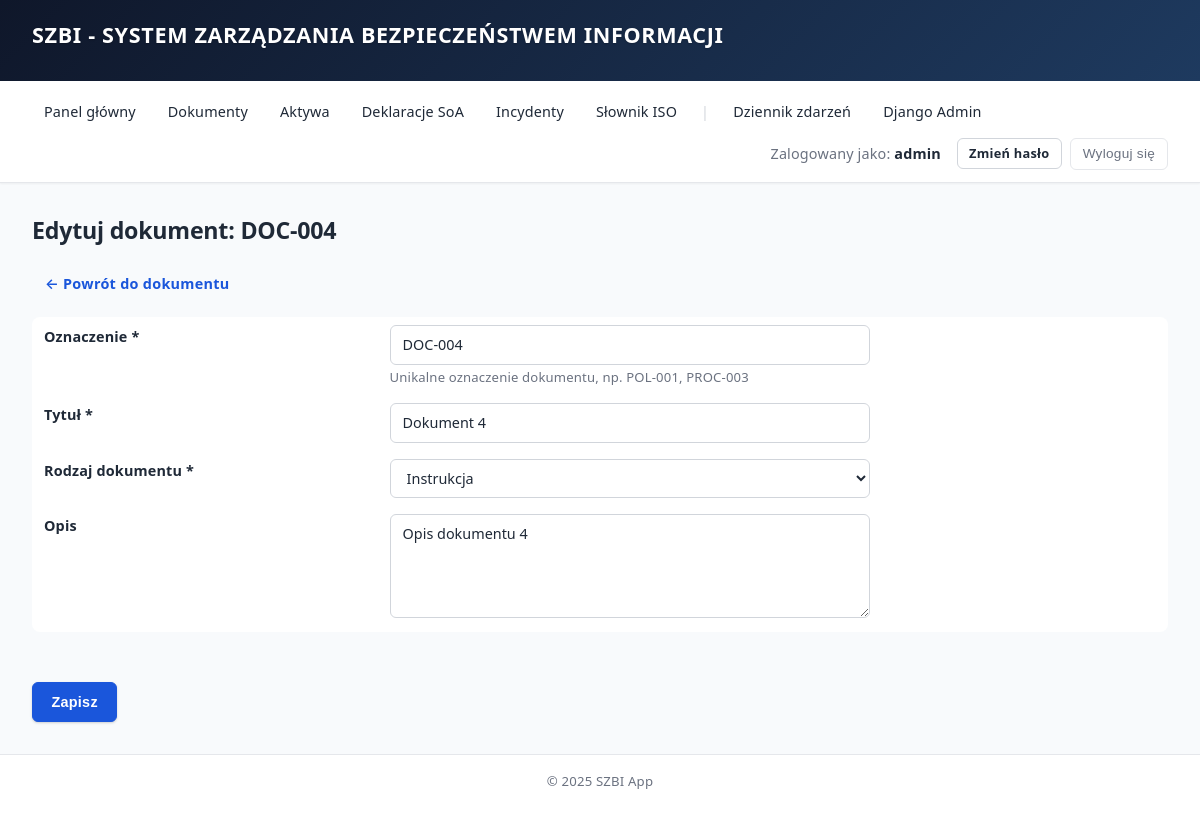
Screenshot of /documents/4/edytuj/ (signed in) with the database file from the repository.
### documents/models.py (models this page shows, shortened)
class Document(models.Model):
    STATUS = [
        ('draft', 'Szkic'),
        ('review', 'W przeglądzie'),
        ('approval', 'Oczekuje na zatwierdzenie'),
        ('published', 'Opublikowany'),
        ('archived', 'Zarchiwizowany'),
    ]
    DOCUMENT_TYPE_CHOICES = [
        ('policy', 'Polityka'),
        ('procedure', 'Procedura'),
        ('instruction', 'Instrukcja'),
        ('regulation', 'Regulamin'),
        ('plan', 'Plan'),
        ('report', 'Raport'),
        ('record', 'Zapis'),
        ('other', 'Inny'),
    ]
    WORKFLOW_TRANSITIONS = {
        'draft': ['review'],
        'review': ['draft', 'approval'],
        'approval': ['review', 'published'],
        'published': ['archived'],
        'archived': ['draft'],
    }
    designation = models.CharField(
        max_length=50,
        unique=True,
        verbose_name="Oznaczenie",
        help_text="Unikalne oznaczenie dokumentu, np. POL-001, PROC-003"
    )
    title = models.CharField(max_length=255, verbose_name="Tytuł")
    document_type = models.CharField(
        max_length=20,
        choices=DOCUMENT_TYPE_CHOICES,
        default='other',
        verbose_name="Rodzaj dokumentu"
    )
    description = models.TextField(blank=True, verbose_name="Opis")
    owner = models.ForeignKey(
        User,
        on_delete=models.PROTECT,
        verbose_name="Właściciel"
    )
    status = models.CharField(
        max_length=20,
        choices=STATUS,
        default='draft',
        verbose_name="Status"
    )
    created_at = models.DateTimeField(auto_now_add=True, verbose_name="Data utworzenia")
    updated_at = models.DateTimeField(auto_now=True, verbose_name="Data modyfikacji")
    class Meta:
        verbose_name = "Dokument"
        verbose_name_plural = "Dokumenty"
        ordering = ['-updated_at']

### documents/views.py (the view, shortened to what this page needs)
# urls.py: path('<int:pk>/edytuj/', DocumentUpdateView.as_view(), name='update'),
class DocumentUpdateView(SZBIPermissionRequiredMixin, UpdateView):
    model = Document
    form_class = DocumentForm
    template_name = "documents/document_form.html"
    szbi_permission_required = DOCS_EDIT_PERMISSIONS

### documents/forms.py
class DocumentForm(forms.ModelForm):
    class Meta:
        model = Document
        fields = ['designation', 'title', 'document_type', 'description']
        widgets = {
            'designation': forms.TextInput(attrs={
                'class': 'form-control',
                'placeholder': 'np. POL-001, PROC-003'
            }),
            'title': forms.TextInput(attrs={
                'class': 'form-control',
                'placeholder': 'Tytuł dokumentu'
            }),
            'document_type': forms.Select(attrs={
                'class': 'form-control'
            }),
            'description': forms.Textarea(attrs={
                'class': 'form-control',
                'rows': 4,
                'placeholder': 'Opis dokumentu'
            }),
        }

### core/mixins.py (called while the page is built, shortened)
    def dispatch(self, request, *args, **kwargs):
        if not request.user.is_authenticated:
            return self.handle_no_permission()
        if not self.has_szbi_permission():
            return redirect('core:dashboard_access_denied')
        return super().dispatch(request, *args, **kwargs)

    def has_szbi_permission(self):
        if self.szbi_permission_required is None:
            return True
        if self.request.user.is_superuser:
            return True

### templates/documents/document_form.html (shortened to what this page needs)
{% extends "base.html" %}
{% block content %}
<h2>{% if object %}Edytuj dokument: {{ object.designation }}{% else %}Nowy dokument{% endif %}</h2>
<div class="mb-2">
    {% if object %}
        <a href="{% url 'documents:detail' object.pk %}" class="btn btn-ghost">← Powrót do dokumentu</a>
    {% else %}
        <a href="{% url 'documents:list' %}" class="btn btn-ghost">← Powrót do listy</a>
    {% endif %}
</div>
<form method="post">
    <table>
        {% for field in form %}
        <tr>
            <td><label for="{{ field.id_for_label }}"><strong>{{ field.label }}{% if field.field.required %} *{% endif %}</strong></label></td>
            <td>
                {{ field }}
                {% if field.help_text %}<br><small>{{ field.help_text }}</small>{% endif %}
            </td>
        </tr>
        {% endfor %}
    </table>
    <br>
    <button type="submit">Zapisz</button>
</form>
{% endblock %}

### templates/base.html (shortened to what this page needs)
{% load static %}
<!DOCTYPE html>
<html lang="pl">
<head>
    <link rel="stylesheet" href="{% static 'css/style.css' %}">
</head>
<body>
    <header>
        <h1>SZBI - System Zarządzania Bezpieczeństwem Informacji</h1>
    </header>
    <nav>
        {% if user.is_authenticated %}
            <a href="{% url 'core:dashboard' %}">Panel główny</a>
            <a href="/documents/">Dokumenty</a>
            <a href="/aktywa/">Aktywa</a>
            <a href="/deklaracje/">Deklaracje SoA</a>
            <a href="/incydenty/">Incydenty</a>
            <a href="/slownik/">Słownik ISO</a>
            {% if user.is_staff %}
                <span class="nav-separator">|</span>
                <a href="{% url 'core:activity_log_list' %}">Dziennik zdarzeń</a>
                <a href="/admin/">Django Admin</a>
            {% endif %}
            <span>Zalogowany jako: <strong>{{ user.username }}</strong></span>
            <a href="{% url 'core:password_change' %}" class="btn btn-sm btn-outline" style="margin-left: 0.5rem;">Zmień hasło</a>
            <form method="post" action="{% url 'logout' %}">
                <button type="submit">Wyloguj się</button>
            </form>
        {% else %}
            <a href="{% url 'login' %}">Zaloguj się</a>
        {% endif %}
    </nav>
    <main>
        {% block content %}
        {% endblock %}
    </main>
    <footer>
        <p>&copy; 2025 SZBI App</p>
    </footer>
</body>
</html>

### rows the page displays
Document: designation "DOC-004", form "DOC-004" "Dokument 4" "Instrukcja" "Opis dokumentu 4"

### other values shown
{{ user.username }} "admin"
{{ field.label }} "Oznaczenie" "Tytuł" "Rodzaj dokumentu" "Opis"
{{ field.help_text }} "Unikalne oznaczenie dokumentu, np. POL-001, PROC-003"
